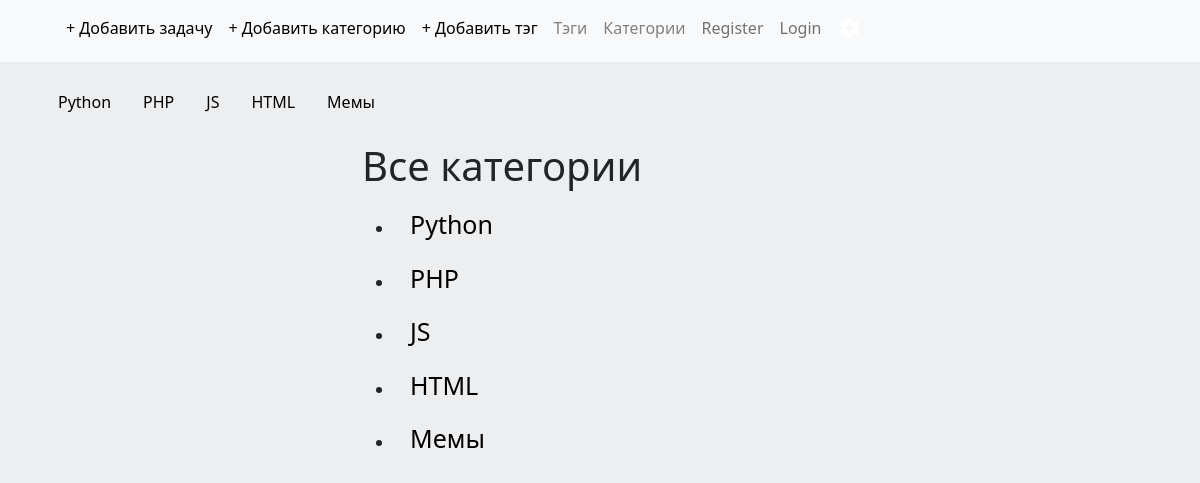
The page /category/category_list on the database its author committed.
### Categories_app/models.py (models this page shows, shortened)
class Category(models.Model):
    name = models.CharField(max_length=100, unique=True)
    created = models.DateTimeField(auto_now_add=True)
    author = models.ForeignKey(User, on_delete=models.CASCADE,
                               related_name='categories', null=True)

### Categories_app/views.py (the view)
# urls.py: path('category_list', views.category_list, name='category_list'),
def category_list(request):
    categories = Category.objects.all()
    return render(request, 'category_list.html', locals())

### Categories_app/templates/category_list.html (shortened to what this page needs)
{% extends 'base.html' %}
{% block content %}
<div class="center container" style="width: 500px">
    <h1>Все категории</h1>
    <ul>
{% for cat in categories %}
        <li>
    <a title="ПЕРЕЙТИ В КАТЕГОРИЮ"
        style="font-size:25px; text-decoration: none; color: black" class="nav-link"
        href="{% url 'category_detail' cat.pk %}">{{ cat.name }}
    </a></li>
{% endfor %}
    </ul>
</div>
{% endblock %}

### templates/base.html (shortened to what this page needs)
<!DOCTYPE html>
<html lang="en">
<head>
    <link href="https://cdn.jsdelivr.net/npm/bootstrap@5.1.3/dist/css/bootstrap.min.css"
          rel="stylesheet">
    <link rel="stylesheet" href="https://cdnjs.cloudflare.com/ajax/libs/font-awesome/4.7.0/css/font-awesome.min.css">
</head>
</head>
<body>
<nav class="navbar navbar-expand-lg navbar-light bg-light">
    <div class="container">
        <div class="collapse navbar-collapse" id="navbarNavDropdown">
            <ul class="navbar-nav" >
                <li class="nav-item">
                    <a title="ДОБАВИТЬ ЗАПИСЬ" class="nav-link" style="color:black"
                       href="{% url 'task_create' %}">+ Добавить задачу</a>
                </li>
                <li class="nav-item">
                    <a title="ДОБАВИТЬ КАТЕГОРИЮ" class="nav-link" style="color:black"
                       href="{% url 'category_create' %}">+ Добавить категорию</a>
                </li>
                <li class="nav-item">
                    <a title="ДОБАВИТЬ КАТЕГОРИЮ" class="nav-link" style="color:black"
                       href="{% url 'tag_create' %}">+ Добавить тэг</a>
                </li>
                <li class="nav-item">
                    <a title="ТЭГИ" class="nav-link" style="color:gray"
                       href="{% url 'tags_list_url' %}">Тэги</a>
                </li>
                <li class="nav-item">
                    <a title="ТЭГИ" class="nav-link" style="color:gray"
                       href="{% url 'category_list' %}">Категории</a>
                </li>
                {% if request.user.is_authenticated %}
                <li class="nav-item">
                  <a class="nav-link" href="#" tabindex="-1">
                      <i class="fa fa-user"> {{ request.user.username }}</i>
                  </a>
                </li>
                <li class="nav-item ">
                  <a class="nav-link" href="{% url 'logout' %}" tabindex="-1">
                      <span class="material-icons">logout</span></a>
                </li>
                {% else %}
                <li class="nav-item">
                  <a class="nav-link" href="{% url 'register' %}">Register</a>
                </li>
                <li class="nav-item">
                  <a class="nav-link" href="{% url 'login' %}">Login</a>
                </li>
                {% endif %}
                <li class="nav-item">
                    <a title="ПАНЕЛЬ АДМИНИСТРАТОРА" class="nav-link" style="color:white"
                       href="http://127.0.0.1:8000/admin/">
                        <span class="material-icons">settings</span></a>
                </li>
            </ul>
        </div>
    </div>
</nav>
<div class="container" style="margin-top: 20px;margin-bottom: 20px;">
    <ul class="nav">
        {% for cat in categories %}
            <li class="nav-item">
                <a title="ПЕРЕЙТИ В КАТЕГОРИЮ" class="nav-link"
                   style="color:black"
                    href="{% url 'category_detail' cat.pk %}">{{ cat.name }}
                </a>
            </li>
        {% endfor %}
    </ul>
</div>
{% block content %}
{% endblock %}
</body>
</html>

### templates/base.html (style rules this page uses)
body { background: #EDEEF0; }

### rows shown on the page
Category: name "Python"
Category: name "PHP"
Category: name "JS"
Category: name "HTML"
Category: name "Мемы"
